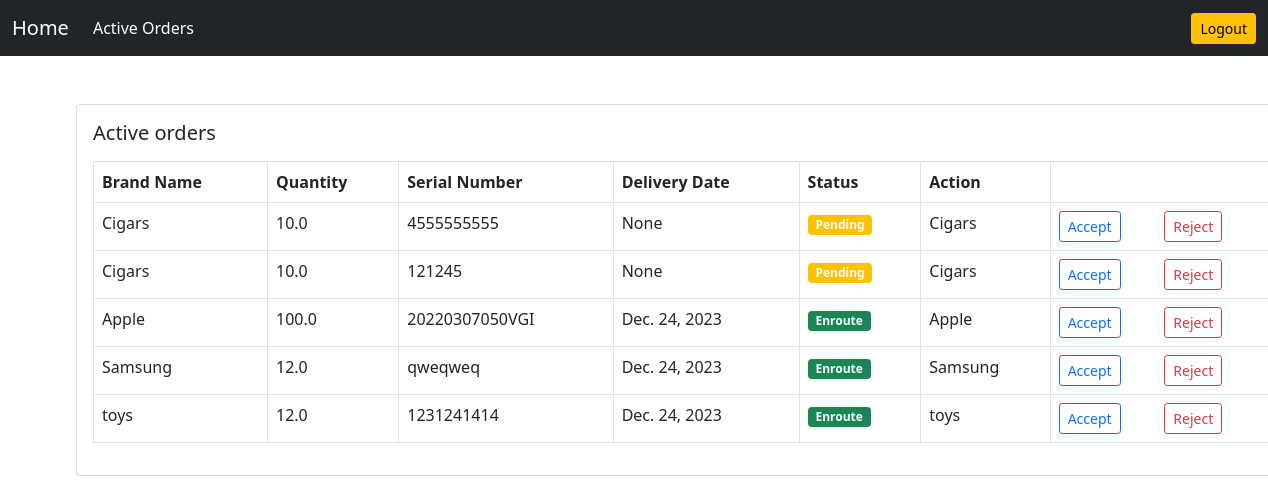
/delivery/delivery-queue/, run on the app's committed database.
### delivery/models.py (models this page shows)
class Delivery(models.Model):
    sender = models.ForeignKey(User,on_delete=models.CASCADE)
    brand_name = models.CharField(max_length=100)
    quantity = models.FloatField()
    serial_number = models.CharField(max_length=100,unique=True)
    delivery_date = models.DateField()
    delivery_date = models.DateField(null=True)
    is_delivered = models.BooleanField(default=False)
    date_created = models.DateField(auto_now_add=True)
    is_verified = models.BooleanField(default=False)
    is_accepted = models.BooleanField(default=False)
    is_rejected = models.BooleanField(default=False)

### delivery/views.py (the view)
# urls.py: path('delivery-queue/',views.delivery_queue, name='delivery-queue'),
def delivery_queue(request):
    obj = Delivery.objects.filter(is_delivered=False)
    context = {'obj':obj}
    return render(request,'delivery/delivery_queue.html',context)

### templates/delivery/delivery_queue.html (shortened to what this page needs)
{% extends 'base.html' %}
{% block content %}
<div class="card mx-auto" style="width: 76rem;">
    <div class="card-body">
        <h5 class="card-title mb-3">Active orders</h5>
        <table class="table table-bordered">
            <thead>
                <tr>
                    <th scope="col">Brand Name</th>
                    <th scope="col">Quantity</th>
                    <th scope="col">Serial Number</th>
                    <th scope="col">Delivery Date</th>
                    <th scope="col">Status</th>
                    <th scope="col">Action</th>
                </tr>
            </thead>
            <tbody>
                {% for o in obj %}
                <tr>
                    <td>{{o.brand_name}}</td>
                    <td>{{o.quantity}}</td>
                    <td>{{o.serial_number}}</td>
                    <td>{{o.delivery_date}}</td>
                    {% if o.is_accepted%}
                    <td><span class="badge bg-success">Enroute</span></td>
                    {% elif o.is_rejected%}
                    <td><span class="badge bg-danger">Rejected</span></td>
                    {% else%}
                    <td><span class="badge bg-warning">Pending</span></td>
                    {% endif %}
                    <td>{{o.brand_name}}</td>
                    <td>
                        <div class="row">
                            <div class="col-md-6" style="margin-right: -5px;">
                                <form method="POST" action="{% url 'accept-delivery' o.serial_number %}">
                                    <button type="submit" class="btn btn-outline-primary btn-sm">Accept</button>
                                </form>
                            </div>
                            <div class="col-md-6" style="margin-left: -5px;">
                                <form method="POST" action="{% url 'reject-delivery' o.serial_number %}">
                                    <button type="submit" class="btn btn-outline-danger btn-sm">Reject</button>
                                </form>
                            </div>
                        </div>
                    </td>
                </tr>
                    {% endfor %}
            </tbody>
        </table>
    </div>
</div>
{% endblock content %}

### data on the page
Delivery: brand_name "Cigars", quantity "10.0", serial_number "4555555555", delivery_date "None", is_accepted "Pending"
Delivery: brand_name "Cigars", quantity "10.0", serial_number "121245", delivery_date "None", is_accepted "Pending"
Delivery: brand_name "Apple", quantity "100.0", serial_number "20220307050VGI", delivery_date "Dec. 24, 2023", is_accepted "Enroute"
Delivery: brand_name "Samsung", quantity "12.0", serial_number "qweqweq", delivery_date "Dec. 24, 2023", is_accepted "Enroute"
Delivery: brand_name "toys", quantity "12.0", serial_number "1231241414", delivery_date "Dec. 24, 2023", is_accepted "Enroute"
